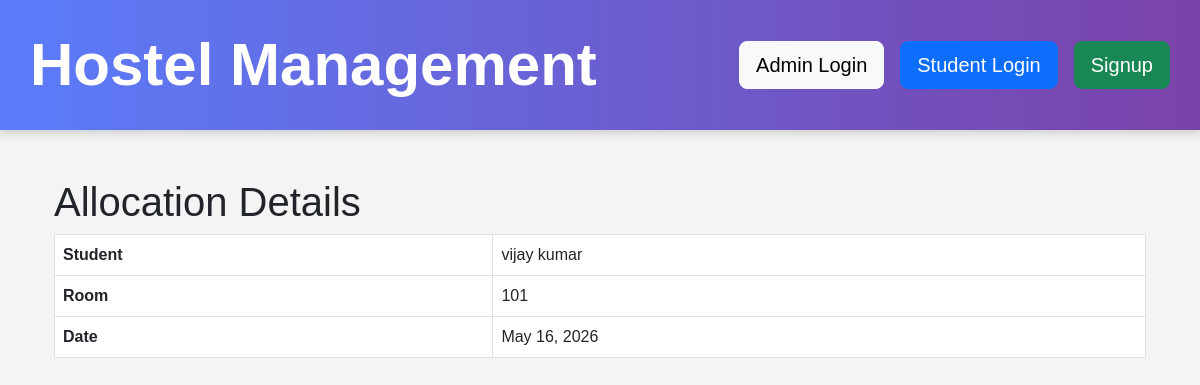
Page /allocation-details/10/ on the committed database.
### hostel_app/models.py (models this page shows, shortened)
class RoomAllocation(models.Model):
    student = models.ForeignKey(
        Student,
        on_delete=models.CASCADE
    )
    room = models.ForeignKey(
        Room,
        on_delete=models.CASCADE
    )
    allocation_date = models.DateField(
        auto_now_add=True
    )

class Student(models.Model):
    student_id = models.CharField(
        max_length=10,
        unique=True
    )
    student_name = models.CharField(max_length=100)
    email = models.EmailField()
    phone_number = models.CharField(max_length=15)
    course = models.CharField(max_length=50)
    year = models.IntegerField()
    def __str__(self):
        return self.student_name

class Room(models.Model):
    ROOM_TYPES = [
        ('AC', 'AC'),
        ('Non-AC', 'Non-AC'),
    ]
    room_number = models.CharField(
        max_length=20,
        unique=True
    )
    room_type = models.CharField(
        max_length=20,
        choices=ROOM_TYPES
    )
    total_beds = models.IntegerField()
    available_beds = models.IntegerField()
    floor_number = models.IntegerField()
    def __str__(self):
        return self.room_number

### hostel_app/views.py (the view)
def allocation_details(request, id):
    allocation = RoomAllocation.objects.get(id=id)
    context = {
        "allocation": allocation
    }
    return render(
        request,
        "allocations/allocation_details.html",
        context
    )

### hostel_app/templates/allocations/allocation_details.html
{% extends "master.html" %}
{% block content %}
<div class="container mt-5">
    <h1>Allocation Details</h1>
    <table class="table table-bordered">
        <tr>
            <th>Student</th>
            <td>{{ allocation.student }}</td>
        </tr>
        <tr>
            <th>Room</th>
            <td>{{ allocation.room }}</td>
        </tr>
        <tr>
            <th>Date</th>
            <td>{{ allocation.allocation_date }}</td>
        </tr>
    </table>
</div>
{% endblock %}

### hostel_app/templates/master.html (style rules this page uses)
body { background-color: #f4f4f4; margin: 0; padding: 0; font-family: Arial, sans-serif; }

### rows in the picture
RoomAllocation: student "vijay kumar", room "101", allocation_date "May 16, 2026"
